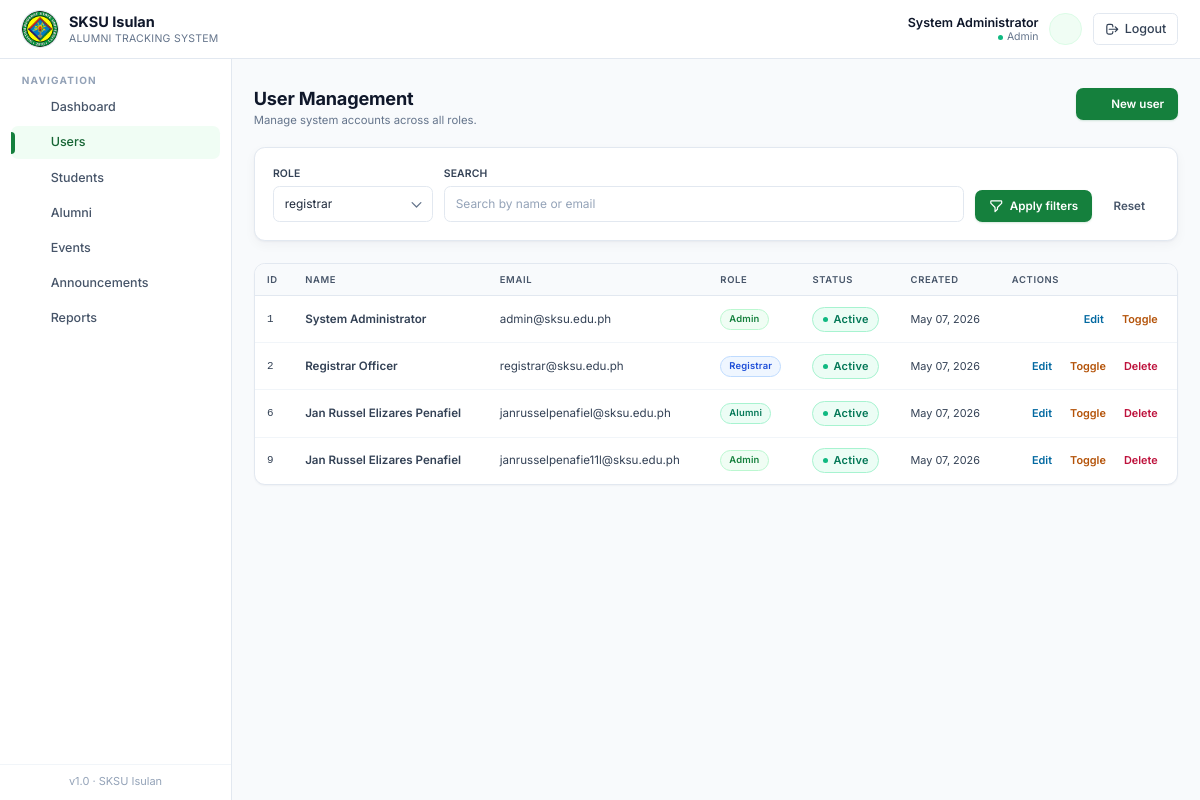
The page /pages/admin/users.php (signed in) on the database its author committed.
### tables this page shows
CREATE TABLE `users` (
  `id` int(11) NOT NULL,
  `full_name` varchar(150) NOT NULL,
  `email` varchar(150) NOT NULL,
  `password` varchar(255) NOT NULL,
  `role` enum('student','registrar','alumni','admin') NOT NULL DEFAULT 'student',
  `contact` varchar(30) DEFAULT NULL,
  `address` varchar(255) DEFAULT NULL,
  `status` enum('active','inactive') DEFAULT 'active',
  `created_at` datetime DEFAULT current_timestamp()
);

### includes/db.php (called while the page is built, shortened)
<?php
function db_select($conn, $sql, $types = '', $params = []) {
    $stmt = mysqli_prepare($conn, $sql);
    mysqli_stmt_execute($stmt);
    $result = mysqli_stmt_get_result($stmt);
    $rows = [];
    while ($row = mysqli_fetch_assoc($result)) {
        $rows[] = $row;
    }
    return $rows;
}
function e($value) {
    return htmlspecialchars((string)$value, ENT_QUOTES, 'UTF-8');
}

### includes/auth.php (called while the page is built, shortened)
<?php
require_once __DIR__ . '/db.php';
require_once __DIR__ . '/helpers.php';
function current_user_id() {
    return $_SESSION['user_id'] ?? null;
}

### pages/admin/users.php (the view, shortened to what this page needs)
<?php
require_once __DIR__ . '/../../includes/auth.php';
require_once __DIR__ . '/../../includes/helpers.php';
$role_filter = $_GET['role'] ?? 'all';
$q = trim($_GET['q'] ?? '');
$conds = ['1'];
$types = ''; $params = [];
$where = implode(' AND ', $conds);
$all_rows = db_select($conn, "SELECT * FROM users WHERE $where ORDER BY id ASC", $types, $params);
$pg = paginate($all_rows, 10);
$rows = $pg['rows'];
include __DIR__ . '/../../templates/header.php';
include __DIR__ . '/../../templates/sidebar.php';
?>
<main class="flex-1 px-4 sm:px-6 py-8">
  <div class="page-head">
    <div>
      <h1>User Management</h1>
      <p class="subtitle">Manage system accounts across all roles.</p>
    </div>
    <button type="button"
            class="btn-primary"
            data-modal-open="userModal"
            data-fill='<?= e(json_encode([
              "__title" => "Create new user",
              "id" => 0,
              "full_name" => "",
              "email" => "",
              "role" => "student",
              "contact" => "",
              "address" => "",
              "status" => "active",
              "password" => ""
            ])) ?>'>
      <?= icon('plus','w-4 h-4') ?>
      New user
    </button>
  </div>
  <form class="card flex gap-3 flex-wrap items-end">
    <div class="min-w-[160px]">
      <label class="label">Role</label>
      <select name="role" class="input">
        <?php foreach (['registrar','admin'] as $r): ?>
          <option <?= $role_filter===$r?'selected':'' ?>><?= $r ?></option>
        <?php endforeach; ?>
      </select>
    </div>
    <div class="flex-1 min-w-[220px]">
      <label class="label">Search</label>
      <input name="q" value="<?= e($q) ?>" class="input" placeholder="Search by name or email">
    </div>
    <div class="flex gap-2">
      <button class="btn-primary">
        <svg class="w-4 h-4" fill="none" stroke="currentColor" viewBox="0 0 24 24"><path stroke-linecap="round" stroke-linejoin="round" stroke-width="2" d="M3 4a1 1 0 011-1h16a1 1 0 011 1v2.586a1 1 0 01-.293.707l-6.414 6.414a1 1 0 00-.293.707V17l-4 4v-6.586a1 1 0 00-.293-.707L3.293 7.293A1 1 0 013 6.586V4z"/></svg>
        Apply filters
      </button>
      <a href="?role=all&q=" class="btn-ghost">Reset</a>
    </div>
  </form>
  <div class="mt-6 table-wrap has-pagination overflow-x-auto">
    <table class="table-clean">
      <thead>
        <tr>
          <th class="pl-6">ID</th>
          <th>Name</th>
          <th>Email</th>
          <th>Role</th>
          <th>Status</th>
          <th>Created</th>
          <th class="pr-6 text-right">Actions</th>
        </tr>
      </thead>
      <tbody>
        <?php foreach ($rows as $u):
          $roleColors = [
            'admin'     => 'badge-crimson',
            'registrar' => 'badge-info',
            'alumni'    => 'badge-success',
            'student'   => 'badge-neutral',
          ];
          $rb = $roleColors[$u['role']] ?? 'badge-neutral';
          $editFill = json_encode([
            '__title'   => 'Edit user',
            'id'        => (int)$u['id'],
            'full_name' => $u['full_name'],
            'email'     => $u['email'],
            'role'      => $u['role'],
            'contact'   => $u['contact'] ?? '',
            'address'   => $u['address'] ?? '',
            'status'    => $u['status'],
            'password'  => '',
          ]);
        ?>
          <tr>
            <td class="pl-6 font-mono text-xs text-ink-500" data-label="ID"><?= (int)$u['id'] ?></td>
            <td class="font-semibold text-ink-900" data-label="Name"><?= e($u['full_name']) ?></td>
            <td class="text-ink-600" data-label="Email"><?= e($u['email']) ?></td>
            <td data-label="Role"><span class="badge <?= $rb ?> capitalize"><?= e($u['role']) ?></span></td>
            <td data-label="Status"><?= status_badge($u['status']) ?></td>
            <td class="text-xs text-ink-500" data-label="Created"><?= fmt_date($u['created_at']) ?></td>
            <td class="pr-6 text-right" data-label="Actions">
              <div class="inline-flex items-center gap-1">
                <button type="button"
                        class="text-xs font-semibold text-sky-700 hover:bg-sky-50 px-2 py-1 rounded-md"
                        data-modal-open="userModal"
                        data-fill='<?= e($editFill) ?>'>Edit</button>
                <a href="<?= APP_URL ?>/actions/admin_toggle_user.php?id=<?= (int)$u['id'] ?>" class="text-xs font-semibold text-amber-700 hover:bg-amber-50 px-2 py-1 rounded-md" data-confirm="Toggle status?">Toggle</a>
                <?php if ((int)$u['id'] !== current_user_id()): ?>
                  <a href="<?= APP_URL ?>/actions/admin_delete_user.php?id=<?= (int)$u['id'] ?>" class="text-xs font-semibold text-rose-700 hover:bg-rose-50 px-2 py-1 rounded-md" data-confirm="Delete this user permanently?">Delete</a>
                <?php endif; ?>
              </div>
            </td>
          </tr>
        <?php endforeach; ?>
      </tbody>
    </table>
  </div>
</main>
<?php include __DIR__ . '/../../templates/footer.php'; ?>

### includes/helpers.php (shortened to what this page needs)
<?php
require_once __DIR__ . '/icons.php';
function fmt_date($date) {
    return date('M d, Y', strtotime($date));
}
function status_badge($status) {
    $status = strtolower((string)$status);
    $map = [
        'pending'        => ['bg-amber-50',   'text-amber-700',   'border-amber-200',   '#f59e0b'],
        'approved'       => ['bg-emerald-50', 'text-emerald-700', 'border-emerald-200', '#10b981'],
        'rejected'       => ['bg-rose-50',    'text-rose-700',    'border-rose-200',    '#f43f5e'],
        'active'         => ['bg-emerald-50', 'text-emerald-700', 'border-emerald-200', '#10b981'],
        'inactive'       => ['bg-slate-100',  'text-slate-700',   'border-slate-200',   '#94a3b8'],
        'paid'           => ['bg-emerald-50', 'text-emerald-700', 'border-emerald-200', '#10b981'],
        'refunded'       => ['bg-sky-50',     'text-sky-700',     'border-sky-200',     '#0ea5e9'],
        'scheduled'      => ['bg-sky-50',     'text-sky-700',     'border-sky-200',     '#0ea5e9'],
        'attended'       => ['bg-emerald-50', 'text-emerald-700', 'border-emerald-200', '#10b981'],
        'cancelled'      => ['bg-rose-50',    'text-rose-700',    'border-rose-200',    '#f43f5e'],
        'employed'       => ['bg-emerald-50', 'text-emerald-700', 'border-emerald-200', '#10b981'],
        'unemployed'     => ['bg-rose-50',    'text-rose-700',    'border-rose-200',    '#f43f5e'],
        'self-employed'  => ['bg-indigo-50',  'text-indigo-700',  'border-indigo-200',  '#6366f1'],
        'further studies'=> ['bg-violet-50',  'text-violet-700',  'border-violet-200',  '#8b5cf6'],
        'upcoming'       => ['bg-sky-50',     'text-sky-700',     'border-sky-200',     '#0ea5e9'],
        'ongoing'        => ['bg-amber-50',   'text-amber-700',   'border-amber-200',   '#f59e0b'],
        'completed'      => ['bg-emerald-50', 'text-emerald-700', 'border-emerald-200', '#10b981'],
    ];
    [$bg, $tx, $br, $dot] = $map[$status] ?? ['bg-slate-50','text-slate-700','border-slate-200','#94a3b8'];
    $label = e(ucfirst($status));
    return '<span class="inline-flex items-center gap-1.5 px-2.5 py-1 rounded-full text-[11px] font-semibold tracking-wide border '
        . $bg . ' ' . $tx . ' ' . $br . '">'
        . '<span class="w-1.5 h-1.5 rounded-full" style="background:' . $dot . '"></span>'
        . $label . '</span>';
}
function paginate(array $rows, int $per_page = 10, string $param = 'page'): array {
    $total = count($rows);
    $pages = max(1, (int)ceil($total / max(1, $per_page)));
    $page  = max(1, min($pages, (int)($_GET[$param] ?? 1)));
    $start = ($page - 1) * $per_page;
    $slice = array_slice($rows, $start, $per_page);
    return [
        'rows'     => $slice,
        'page'     => $page,
        'pages'    => $pages,
        'total'    => $total,
        'per_page' => $per_page,
        'from'     => $total ? $start + 1 : 0,
        'to'       => $start + count($slice),
        'param'    => $param,
    ];
}

### assets/css/app.css (style rules this page uses)
:root { --crimson-50:#f0fdf4; --crimson-100:#dcfce7; --crimson-200:#bbf7d0; --crimson-300:#86efac; --crimson-400:#4ade80; --crimson-500:#22c55e; --crimson-600:#16a34a; --crimson-700:#15803d; --crimson-800:#166534; --crimson-900:#14532d; --ink-50:#f8fafc; --ink-100:#f1f5f9; --ink-200:#e2e8f0; --ink-300:#cbd5e1; --ink-400:#94a3b8; --ink-500:#64748b; --ink-600:#475569; --ink-700:#334155; --ink-800:#1e293b; --ink-900:#0f172a; }
html { font-size: 14.5px; }
html, body { font-family: 'Inter', ui-sans-serif, system-ui, -apple-system, 'Segoe UI', Roboto, sans-serif; }
body { color: var(--ink-800); background: var(--ink-50); line-height: 1.5; }
.card { background:#fff; border-radius: 0.75rem; border:1px solid var(--ink-200); box-shadow: 0 1px 2px rgba(15,23,42,0.04), 0 4px 12px rgba(15,23,42,0.04); padding:1.25rem; transition: box-shadow .2s ease, transform .2s ease, border-color .2s ease; }
.btn-primary, .btn-secondary, .btn-ghost, .btn-danger { display: inline-flex; align-items: center; justify-content: center; gap: 0.45rem; font-weight: 600; font-size: 0.8rem; padding: 0.55rem 0.9rem; border-radius: 0.5rem; transition: background .15s ease, color .15s ease, border-color .15s ease, box-shadow .15s ease, transform .05s ease; border: 1px solid transparent; cursor: pointer; line-height: 1.25; }
.btn-primary { background: var(--crimson-700); color:#fff; box-shadow: 0 1px 2px rgba(21,128,61,0.18); }
.btn-ghost { background: transparent; color: var(--ink-600); }
.input, select.input, textarea.input { width:100%; padding: 0.55rem 0.75rem; border:1px solid var(--ink-200); background:#fff; border-radius: 0.45rem; outline: none; font-size: 0.825rem; color: var(--ink-800); transition: border-color .15s ease, box-shadow .15s ease, background .15s ease; }
.input::placeholder { color: var(--ink-400); }
select.input { appearance: none; background-repeat: no-repeat; background-position: right 0.6rem center; background-size: 1rem; padding-right: 2.1rem; }
.label { display:block; font-size: 0.72rem; font-weight: 600; color: var(--ink-700); margin-bottom: 0.3rem; letter-spacing: 0.01em; text-transform: uppercase; }
.table-clean { width:100%; border-collapse: separate; border-spacing: 0; font-size: 0.8rem; }
.table-clean thead th { background: var(--ink-50); color: var(--ink-600); font-weight: 600; text-align:left; padding: 0.6rem 0.85rem; font-size: 0.65rem; text-transform: uppercase; letter-spacing: 0.07em; border-bottom:1px solid var(--ink-200); white-space: nowrap; }
.table-clean tbody td { padding: 0.7rem 0.85rem; border-bottom:1px solid var(--ink-100); color: var(--ink-700); vertical-align: middle; }
.table-clean tbody tr:last-child td { border-bottom: none; }
.table-clean tbody tr { transition: background .12s ease; }
.table-wrap { background:#fff; border:1px solid var(--ink-200); border-radius: 0.75rem; overflow: hidden; box-shadow: 0 1px 2px rgba(15,23,42,0.04); }
.badge { display: inline-flex; align-items: center; gap: 0.25rem; padding: 0.15rem 0.55rem; border-radius: 9999px; font-size: 0.65rem; font-weight: 600; letter-spacing: 0.02em; border: 1px solid transparent; white-space: nowrap; }
.badge-success { background:#ecfdf5; color:#047857; border-color:#a7f3d0; }
.badge-info { background:#eff6ff; color:#1d4ed8; border-color:#bfdbfe; }
.badge-crimson { background: var(--crimson-50); color: var(--crimson-700); border-color: var(--crimson-200); }
.page-head { display:flex; align-items: flex-start; justify-content: space-between; gap: 1rem; margin-bottom: 1.25rem; flex-wrap: wrap; }
.page-head h1 { font-size: 1.25rem; font-weight: 700; color: var(--ink-900); letter-spacing: -0.01em; line-height: 1.2; }
.page-head .subtitle { font-size: 0.78rem; color: var(--ink-500); margin-top: 0.15rem; }
.table-wrap.has-pagination { border-bottom-left-radius: 0; border-bottom-right-radius: 0; border-bottom: 0; }
.table-wrap.has-pagination:not(:has(+ .pagination)) { border-bottom-left-radius: 0.75rem; border-bottom-right-radius: 0.75rem; border-bottom: 1px solid var(--ink-200); }

### rows shown on the page
users: id "1", full_name "System Administrator", email "admin@sksu.edu.ph", role "Admin", status "Active", created_at "May 07, 2026"
users: id "2", full_name "Registrar Officer", email "registrar@sksu.edu.ph", role "Registrar", status "Active", created_at "May 07, 2026"
users: id "6", full_name "Jan Russel Elizares Penafiel", email "janrusselpenafiel@sksu.edu.ph", role "Alumni", status "Active", created_at "May 07, 2026"
users: id "9", full_name "Jan Russel Elizares Penafiel", email "janrusselpenafie11l@sksu.edu.ph", role "Admin", status "Active", created_at "May 07, 2026"

### other values the page prints
$_SESSION['full_name'] "System Administrator"
$_role "Admin"
$label "Dashboard"
$label "Users"
$label "Students"
$label "Alumni"
$label "Events"
$label "Announcements"
$label "Reports"
form field role "registrar"
